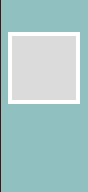

A level layout from a 2D game, rendered from its tile map. Below: a short description, then the map file with its tile-grid data intact:
An orthogonal 11x24 tile map with 8x8 px tiles, 1 tile layer (Tile Layer 1).

<map version="1.2" tiledversion="1.3.2" orientation="orthogonal" renderorder="right-down" compressionlevel="-1" width="11" height="24" tilewidth="8" tileheight="8" infinite="0" nextlayerid="2" nextobjectid="1">
 <tileset firstgid="1" source="boxesTileset.tsx" />
 <layer id="1" name="Tile Layer 1" width="11" height="24">
  <data encoding="csv">
3,2,2,2,2,2,2,2,2,2,2,
3,2,2,2,2,2,2,2,2,2,2,
3,2,2,2,2,2,2,2,2,2,2,
3,2,2,2,2,2,2,2,2,2,2,
3,5,6,6,6,6,6,6,6,7,2,
3,8,13,13,13,13,13,13,13,9,2,
3,8,13,13,13,13,13,13,13,9,2,
3,8,13,13,13,13,13,13,13,9,2,
3,8,13,13,13,13,13,13,13,9,2,
3,8,13,13,13,13,13,13,13,9,2,
3,8,13,13,13,13,13,13,13,9,2,
3,8,13,13,13,13,13,13,13,9,2,
3,10,11,11,11,11,11,11,11,12,2,
3,2,2,2,2,2,2,2,2,2,2,
3,2,2,2,2,2,2,2,2,2,2,
3,2,2,2,2,2,2,2,2,2,2,
3,2,2,2,2,2,2,2,2,2,2,
3,2,2,2,2,2,2,2,2,2,2,
3,2,2,2,2,2,2,2,2,2,2,
3,2,2,2,2,2,2,2,2,2,2,
3,2,2,2,2,2,2,2,2,2,2,
3,2,2,2,2,2,2,2,2,2,2,
3,2,2,2,2,2,2,2,2,2,2,
3,2,2,2,2,2,2,2,2,2,2
</data>
 </layer>
</map>
